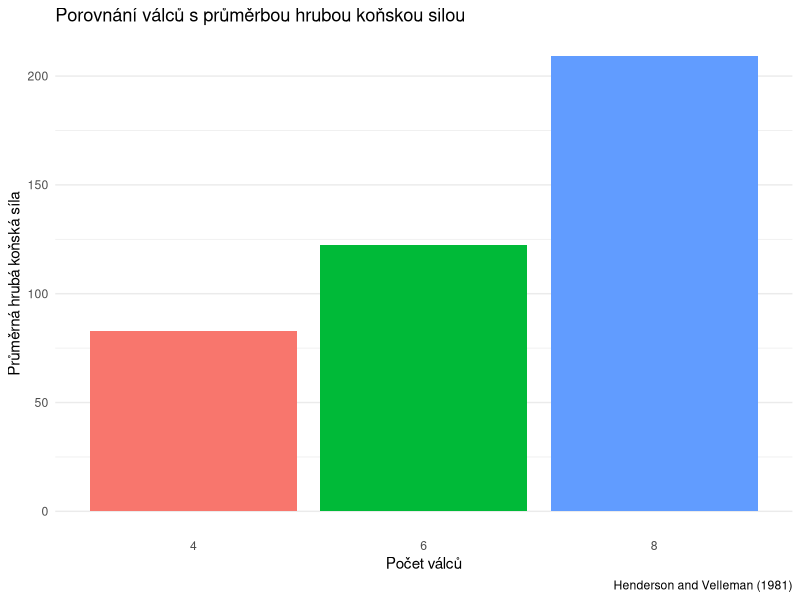
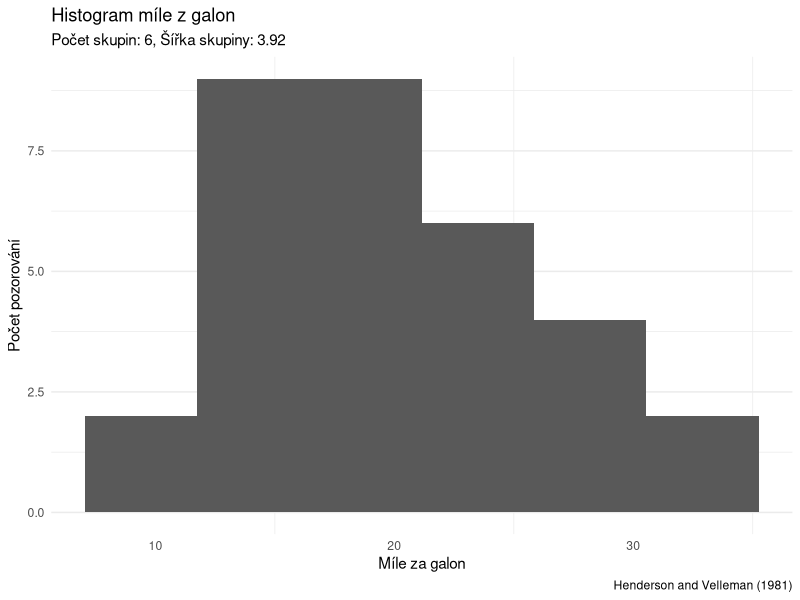
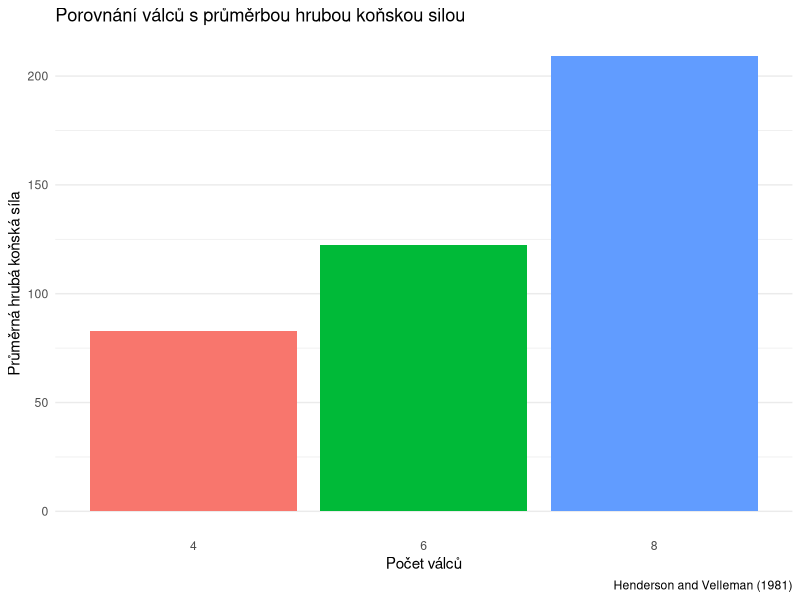
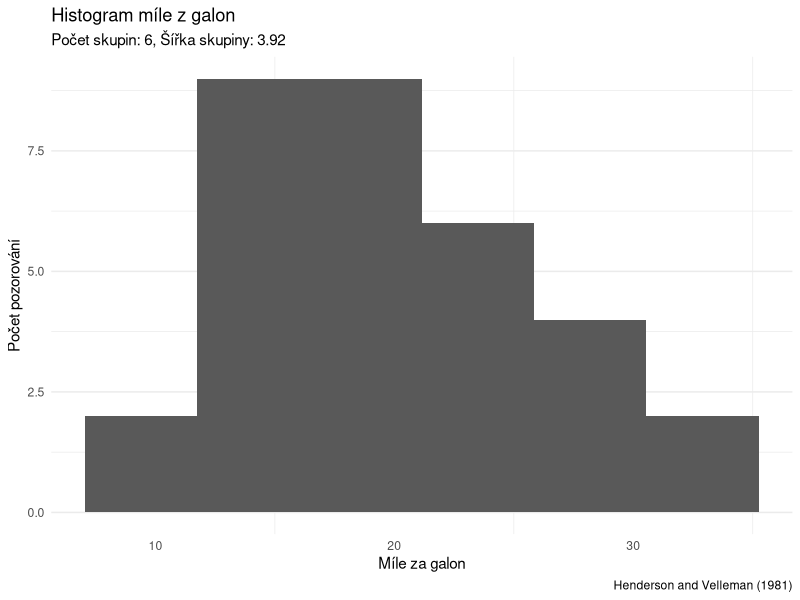

Generate these figures, in order, with R:
## ---- chunk 1
data("mtcars")
library(ggplot2)
library(grid)
library(gridExtra)
library(dplyr)
library(kableExtra)
## ---- chunk 2
folder <- "plots"
unlink(folder, recursive = T)
dir.create(folder)
folder <- paste0(folder, "/")
## ---- chunk 3
mtcars |>
  mutate(cyl = as.factor(cyl)) |>
  ggplot(aes(x = cyl, y = hp, fill = cyl)) +
  geom_bar(show.legend = F, stat = "summary", fun = mean) +
  theme_minimal() +
  theme(panel.grid.major.x = element_blank()) +
  labs(
    title = "Porovnání válců s průměrbou hrubou koňskou silou",
    caption = "Henderson and Velleman (1981)",
    x = "Počet válců",
    y = "Průměrná hrubá koňská síla"
  )

ggsave(paste0(folder, "sloupcovy_graf.png"), bg = "white",
       width = 140, height = 105, units = 'mm')
## ---- chunk 4
hg <- \(bins) {
  width <- round((max(mtcars$mpg) - min(mtcars$mpg))/bins, 2)
  mtcars |>
    ggplot(aes(x = mpg)) +
    geom_histogram(bins = bins, binwidth = width) +
    theme_minimal() +
    scale_y_continuous(limits = c(0, 7)) +
    theme(panel.grid.major.x = element_blank(),
          plot.title = element_text(size = 10),
          plot.subtitle  = element_text(size = 8),
          axis.title.x = element_text(size = 8),
          axis.title.y = element_text(size = 8)
          ) +
    labs(
      title = "Histogram míle z galon",
      subtitle = paste0("Počet skupin: ", bins, ", ",
                        "Šířka skupiny: ", width),
      caption = "Henderson and Velleman (1981)",
      x = "Míle za galon",
      y = "Počet pozorování"
    )
}

h1 <- hg(10)
h2 <- hg(20)
h3 <- hg(30)
h4 <- hg(40)

hg <- arrangeGrob(h1 + labs(caption = ""),
                  h2 + labs(caption = ""),
                  h3 + labs(caption = ""),
                  h4, nrow = 2)

ggsave(paste0(folder, "histogram_porovnani.png"),
  plot = hg, bg = "white",
  width = 140, height = 105, units = "mm"
)
## ---- chunk 5
bins <- ceiling(1 + 3.22*log10(nrow(mtcars)))
width <- round((max(mtcars$mpg) - min(mtcars$mpg))/bins, 2)
hg <- mtcars |>
  ggplot(aes(x = mpg)) +
  geom_histogram(bins = bins) +
  theme_minimal() +
  theme(panel.grid.major.x = element_blank()) +
  labs(
      title = "Histogram míle z galon",
      subtitle = paste0("Počet skupin: ", bins, ", ",
                        "Šířka skupiny: ", width),
      caption = "Henderson and Velleman (1981)",
      x = "Míle za galon",
      y = "Počet pozorování"
    )
hg
ggsave(paste0(folder, "histogram.png"), bg = "white",
       width = 140, height = 105, units = 'mm')
## ---- chunk 6
ggplot_build(hg)$data[1] |>
  as.data.frame() |>
  select(xmin, xmax, count) |>
  kbl(caption="Tabulka četnostní",
      label = "tab:tabulka_cetnosti_sturges",
      format="latex",
      col.names = c("Spodní hranice intervalu", "Horní hranice intervalu", "Počet pozorování"),
      align="c") %>%
  kable_minimal(full_width = F,  html_font = "Source Sans Pro") |>
  writeLines()
